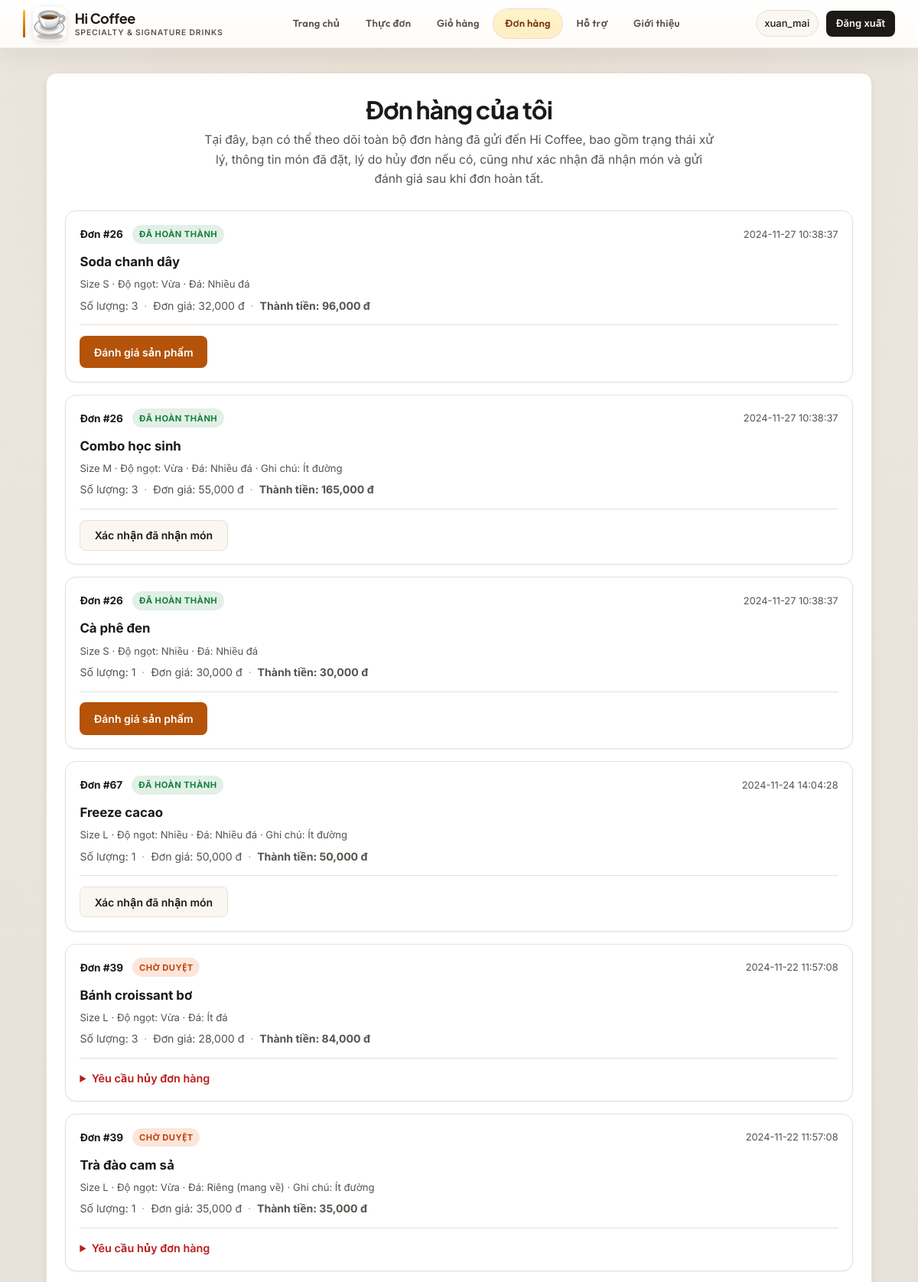
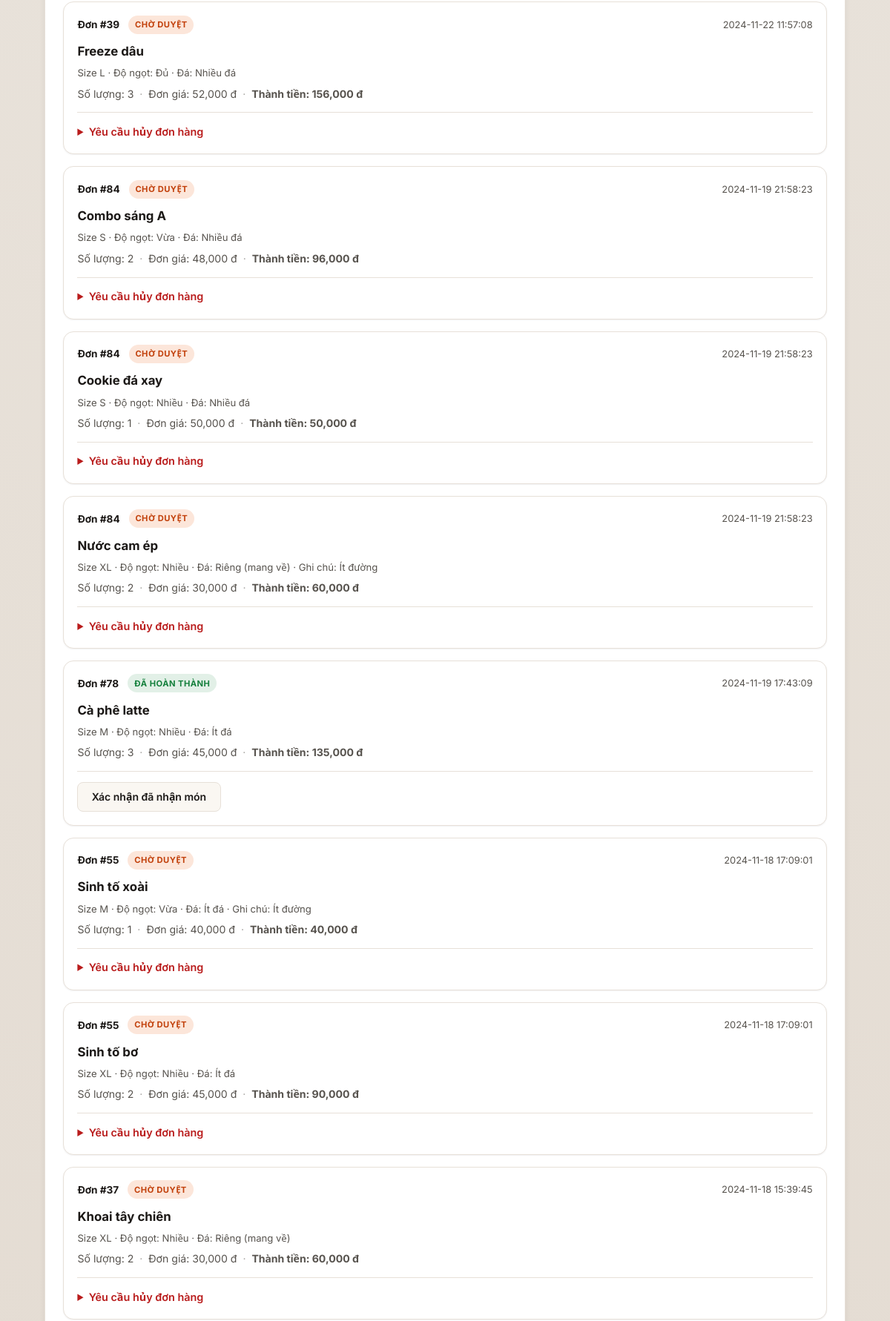
Screenshot of /shop/order.php (signed in, upper part) with the database file from the repository (2 pictures, top to bottom).
### tables this page shows
CREATE TABLE `order_items` (
  `id` int(11) NOT NULL AUTO_INCREMENT,
  `order_id` int(11) NOT NULL,
  `product_id` int(11) NOT NULL,
  `quantity` int(11) NOT NULL,
  `price` int(11) NOT NULL,
  `size` enum('S','M','L','XL') NOT NULL DEFAULT 'M',
  `sweetness` enum('vua','du','nhieu') NOT NULL DEFAULT 'vua',
  `ice_level` enum('it','nhieu','rieng') NOT NULL DEFAULT 'it',
  `item_note` varchar(500) DEFAULT NULL,
  `confirmed_received` tinyint(1) NOT NULL DEFAULT 0,
  PRIMARY KEY (`id`),
  KEY `idx_oi_order` (`order_id`),
  KEY `idx_oi_product` (`product_id`),
  CONSTRAINT `fk_order` FOREIGN KEY (`order_id`) REFERENCES `orders` (`id`) ON DELETE CASCADE,
  CONSTRAINT `order_items_ibfk_2` FOREIGN KEY (`product_id`) REFERENCES `products` (`id`)
);

CREATE TABLE `orders` (
  `id` int(11) NOT NULL AUTO_INCREMENT,
  `user_id` int(11) NOT NULL,
  `status` enum('Pending','Placed','Completed','Cancelled') NOT NULL DEFAULT 'Pending',
  `cancel_reason` text DEFAULT NULL,
  `created_at` timestamp NOT NULL DEFAULT current_timestamp(),
  `total_price` decimal(10,2) NOT NULL DEFAULT 0.00,
  PRIMARY KEY (`id`),
  KEY `idx_orders_user` (`user_id`),
  KEY `idx_orders_created` (`created_at`),
  CONSTRAINT `orders_ibfk_1` FOREIGN KEY (`user_id`) REFERENCES `users` (`id`) ON DELETE CASCADE
);

CREATE TABLE `products` (
  `id` int(11) NOT NULL AUTO_INCREMENT,
  `name` varchar(100) NOT NULL,
  `description` text NOT NULL,
  `category` varchar(80) NOT NULL DEFAULT 'Khác',
  `price` int(11) NOT NULL,
  `image` varchar(255) DEFAULT NULL,
  `created_at` timestamp NOT NULL DEFAULT current_timestamp(),
  `is_featured` tinyint(1) NOT NULL DEFAULT 0,
  PRIMARY KEY (`id`),
  KEY `idx_products_category` (`category`),
  KEY `idx_products_featured` (`is_featured`)
);

### includes/schema_helper.php (called while the page is built, shortened)
<?php
function order_items_has_option_columns(PDO $conn): bool
{
    static $cache = null;
    try {
        $conn->query('SELECT `size`, `sweetness`, `ice_level`, `item_note` FROM order_items LIMIT 1');
        $cache = true;
    } catch (PDOException $e) {
        $cache = false;
    }
    return $cache;
}
function order_items_has_confirmed_received(PDO $conn): bool
{
    static $cache = null;
    try {
        $conn->query('SELECT confirmed_received FROM order_items LIMIT 1');
        $cache = true;
    } catch (PDOException $e) {
        $cache = false;
    }
    return $cache;
}
function orders_has_cancel_reason(PDO $conn): bool
{
    static $cache = null;
    try {
        $conn->query('SELECT cancel_reason FROM orders LIMIT 1');
        $cache = true;
    } catch (PDOException $e) {
        $cache = false;
    }
    return $cache;
}
function product_reviews_table_exists(PDO $conn): bool
{
    static $cache = null;
    try {
        $conn->query('SELECT 1 FROM product_reviews LIMIT 1');
        $cache = true;
    } catch (PDOException $e) {
        $cache = false;
    }
    return $cache;
}

### includes/order_options.php (called while the page is built, shortened)
<?php
function order_sweetness_choices(): array
{
    return [
        'vua' => 'Vừa',
        'du' => 'Đủ',
        'nhieu' => 'Nhiều',
    ];
}
function order_ice_choices(): array
{
    return [
        'it' => 'Ít đá',
        'nhieu' => 'Nhiều đá',
        'rieng' => 'Riêng (mang về)',
    ];
}
function order_status_label(string $status): string
{
    return match ($status) {
        'Pending' => 'Trong giỏ',
        'Placed' => 'Chờ duyệt',
        'Completed' => 'Đã hoàn thành',
        'Cancelled' => 'Đã hủy',
        default => $status,
    };
}
function order_item_options_line(array $row): string
{
    $size = htmlspecialchars((string) ($row['size'] ?? 'M'));
    $sw = order_sweetness_choices()[(string) ($row['sweetness'] ?? 'vua')] ?? (string) ($row['sweetness'] ?? '');
    $ice = order_ice_choices()[(string) ($row['ice_level'] ?? 'it')] ?? (string) ($row['ice_level'] ?? '');
    $sw = htmlspecialchars($sw);
    $ice = htmlspecialchars($ice);
    $parts = ["Size {$size}", "Độ ngọt: {$sw}", "Đá: {$ice}"];
    $note = trim((string) ($row['item_note'] ?? ''));
    if ($note !== '') {
        $parts[] = 'Ghi chú: ' . htmlspecialchars($note);
    }
    return implode(' · ', $parts);
}

### includes/paths.php (called while the page is built, shortened)
<?php
function app_url(string $path = ''): string
{
    $path = ltrim(str_replace('\\', '/', $path), '/');
    $b = HI_BASE_URL;
    if ($path === '') {
        return $b === '' ? '/' : $b . '/';
    }
    return ($b === '' ? '' : $b . '/') . $path;
}

### shop/order.php (the view, shortened to what this page needs)
<?php
require_once dirname(__DIR__) . '/includes/init.php';
require_once dirname(__DIR__) . '/includes/order_options.php';
require_once dirname(__DIR__) . '/includes/schema_helper.php';
$user_id = (int) $_SESSION['user_id'];
$hasOpt = order_items_has_option_columns($conn);
$hasConf = order_items_has_confirmed_received($conn);
$hasCancel = orders_has_cancel_reason($conn);
$hasReviews = product_reviews_table_exists($conn);
$optSql = $hasOpt ? 'oi.size, oi.sweetness, oi.ice_level, oi.item_note,' : '';
$confSql = $hasConf ? 'oi.confirmed_received,' : '0 AS confirmed_received,';
$cancelSql = $hasCancel ? 'o.cancel_reason,' : 'NULL AS cancel_reason,';
$revSql = $hasReviews
    ? '(SELECT COUNT(*) FROM product_reviews pr WHERE pr.order_item_id = oi.id) AS review_count'
    : '0 AS review_count';
$sql = "
    SELECT o.id AS order_id, o.status, {$cancelSql}
           oi.id AS order_item_id, oi.quantity, {$confSql}
           {$optSql}
           p.id AS product_id, p.name AS product_name, oi.price AS unit_price,
           (oi.quantity * oi.price) AS line_total,
           o.created_at,
           {$revSql}
    FROM orders o
    JOIN order_items oi ON o.id = oi.order_id
    JOIN products p ON oi.product_id = p.id
    WHERE o.user_id = ? AND o.status != 'Pending'
    ORDER BY o.created_at DESC, oi.id ASC
";
$stmt = $conn->prepare($sql);
$stmt->execute([$user_id]);
$rows = $stmt->fetchAll(PDO::FETCH_ASSOC);
require dirname(__DIR__) . '/includes/header.php';
?>
<main id="main-content" class="site-main" tabindex="-1">
    <div id="main" class="content-panel content-panel--wide">
        <h1 class="page-title">Đơn hàng của tôi</h1>
        <p class="page-lead page-lead--wide">
            Tại đây, bạn có thể theo dõi toàn bộ đơn hàng đã gửi đến Hi Coffee, bao gồm trạng thái xử lý,
            thông tin món đã đặt, lý do hủy đơn nếu có, cũng như xác nhận đã nhận món và gửi đánh giá sau khi đơn hoàn tất.
        </p>
        <?php if (!empty($rows)): ?>
            <div class="order-history">
                <?php foreach ($rows as $r): ?>
                    <article class="order-history__card">
                        <header class="order-history__head">
                            <span class="order-history__id">Đơn #<?= (int) $r['order_id'] ?></span>
                            <span class="order-history__badge order-history__badge--<?= htmlspecialchars(strtolower($r['status'])) ?>">
                                <?= htmlspecialchars(order_status_label($r['status'])) ?>
                            </span>
                            <time class="order-history__time" datetime="<?= htmlspecialchars($r['created_at']) ?>">
                                <?= htmlspecialchars($r['created_at']) ?>
                            </time>
                        </header>
                        <div class="order-history__body">
                            <strong class="order-history__product"><?= htmlspecialchars($r['product_name']) ?></strong>
                            <p class="order-history__options"><?= order_item_options_line($r) ?></p>
                            <p class="order-history__qty">
                                Số lượng: <?= (int) $r['quantity'] ?>
                                <span class="site-footer__sep">·</span>
                                Đơn giá: <?= number_format((int) $r['unit_price']) ?> đ
                                <span class="site-footer__sep">·</span>
                                <strong>Thành tiền: <?= number_format((float) $r['line_total']) ?> đ</strong>
                            </p>
                        </div>
                        <footer class="order-history__actions">
                            <?php if ($r['status'] === 'Placed'): ?>
                                <details class="order-history__cancel-details">
                                    <summary>Yêu cầu hủy đơn hàng</summary>
                                </details>
                            <?php elseif ($r['status'] === 'Completed'): ?>
                                <?php if (!$hasReviews): ?>
                                    <span class="order-history__done" style="font-size:0.82rem;">
                                        Chức năng đánh giá sản phẩm hiện chưa được kích hoạt trong hệ thống.
                                    </span>
                                <?php elseif (!(int) $r['confirmed_received']): ?>
                                    <form
                                        method="post"
                                        action="<?= htmlspecialchars(app_url('shop/confirm_receive_item.php')) ?>"
                                        class="inline-form"
                                        onsubmit="return confirm('Xác nhận rằng bạn đã nhận món này?');"
                                    >
                                        <button type="submit" class="btn btn--neutral">Xác nhận đã nhận món</button>
                                    </form>
                                <?php elseif ((int) $r['review_count'] < 1): ?>
                                    <a href="<?= htmlspecialchars(app_url('shop/review_product.php?order_item_id=' . (int) $r['order_item_id'])) ?>" class="btn">
                                        Đánh giá sản phẩm
                                    </a>
                                <?php else: ?>
                                    <span class="order-history__done">Bạn đã gửi đánh giá cho món này</span>
                                <?php endif; ?>
                            <?php endif; ?>
                        </footer>
                    </article>
                <?php endforeach; ?>
            </div>
        <?php endif; ?>
    </div>
</main>
<?php require dirname(__DIR__) . '/includes/footer.php'; ?>

### css/style.css (style rules this page uses)
*, *::before, *::after { box-sizing: border-box; }
:root { --color-page: #ebe6df; --color-page-accent: #e2d9cf; --color-surface: #ffffff; --color-surface-2: #faf7f2; --color-header: #1c1410; --color-header-border: rgba(255, 255, 255, 0.07); --color-ink: #1c1917; --color-ink-muted: #57534e; --color-border: #e7e0d8; --color-accent: #b45309; --color-accent-hover: #92400e; --color-accent-muted: rgba(180, 83, 9, 0.15); --color-cafe: #431407; --color-danger: #b91c1c; --color-danger-bg: #fef2f2; --font-sans: "Inter", system-ui, -apple-system, "Segoe UI", sans-serif; --font-display: "Plus Jakarta Sans", var(--font-sans); --font-nav: "Outfit", var(--font-sans); --header-light-bg: #fffcf8; --header-light-edge: rgba(28, 25, 23, 0.08); --radius: 10px; --radius-lg: 14px; --shadow-sm: 0 1px 2px rgba(15, 23, 42, 0.06); --shadow-md: 0 4px 16px rgba(15, 23, 42, 0.08); --shadow-card: 0 2px 8px rgba(15, 23, 42, 0.06), 0 1px 2px rgba(15, 23, 42, 0.04); --focus-ring: 0 0 0 3px rgba(180, 83, 9, 0.35); }
html { scroll-behavior: smooth; }
body { margin: 0; min-height: 100vh; font-family: var(--font-sans); font-size: 1rem; line-height: 1.65; color: var(--color-ink); background-color: var(--color-page); background-image: radial-gradient(ellipse 120% 80% at 50% -20%, rgba(180, 83, 9, 0.09), transparent 55%), linear-gradient(180deg, var(--color-page) 0%, var(--color-page-accent) 100%); background-attachment: fixed; -webkit-font-smoothing: antialiased; }
.site-main { flex: 1; padding: 2rem 1.25rem 2.5rem; }
.page-title { font-family: var(--font-display); font-size: clamp(1.5rem, 3.5vw, 2rem); font-weight: 700; color: var(--color-ink); text-align: center; margin: 0 0 0.5rem; letter-spacing: -0.03em; line-height: 1.2; }
.page-lead { text-align: center; color: var(--color-ink-muted); margin: 0 0 1.75rem; max-width: 38rem; margin-left: auto; margin-right: auto; font-size: 0.975rem; }
#main, .content-panel { max-width: 1080px; margin: 0 auto; background: var(--color-surface); border-radius: var(--radius-lg); padding: 1.75rem 1.5rem; border: 1px solid var(--color-border); box-shadow: var(--shadow-card); background-image: linear-gradient(180deg, rgba(255, 252, 248, 0.65) 0%, var(--color-surface) 0.5rem); }
.btn { display: inline-flex; align-items: center; justify-content: center; gap: 0.35rem; padding: 0.6rem 1.15rem; font-family: inherit; font-size: 0.875rem; font-weight: 600; text-decoration: none; border: none; border-radius: 8px; cursor: pointer; background: var(--color-accent); color: #fff; transition: background 0.15s, transform 0.1s; }
.site-footer__sep { margin: 0 0.25rem; opacity: 0.5; }
.page-lead--wide { max-width: 42rem; }
.content-panel--wide { max-width: 720px; }
.btn--neutral { background: var(--color-surface-2); color: var(--color-ink); border: 1px solid var(--color-border); }
.order-history { display: flex; flex-direction: column; gap: 1rem; }
.order-history__card { border: 1px solid var(--color-border); border-radius: var(--radius-lg); padding: 1.1rem 1.15rem; background: var(--color-surface); box-shadow: var(--shadow-sm); }
.order-history__head { display: flex; flex-wrap: wrap; align-items: center; gap: 0.5rem 0.75rem; margin-bottom: 0.65rem; font-size: 0.85rem; }
.order-history__id { font-weight: 700; color: var(--color-ink); }
.order-history__badge { font-size: 0.7rem; font-weight: 700; text-transform: uppercase; letter-spacing: 0.04em; padding: 0.2rem 0.55rem; border-radius: 999px; }
.order-history__badge--placed { background: rgba(234, 88, 12, 0.15); color: #c2410c; }
.order-history__badge--completed { background: rgba(21, 128, 61, 0.12); color: #15803d; }
.order-history__time { margin-left: auto; color: var(--color-ink-muted); font-size: 0.8rem; }
.order-history__product { display: block; font-size: 1.05rem; margin-bottom: 0.35rem; }
.order-history__options { margin: 0 0 0.35rem; font-size: 0.82rem; color: var(--color-ink-muted); line-height: 1.5; }
.order-history__qty { margin: 0; font-size: 0.88rem; color: var(--color-ink-muted); }
.order-history__actions { margin-top: 0.85rem; padding-top: 0.85rem; border-top: 1px solid var(--color-border); display: flex; flex-wrap: wrap; gap: 0.5rem; align-items: center; }
.order-history__cancel-details summary { cursor: pointer; font-weight: 600; color: var(--color-danger); font-size: 0.9rem; }
.inline-form { display: inline; }

### rows the page displays
order_items: order "26", order.status "ĐÃ HOÀN THÀNH", order.created_at "2024-11-27 10:38:37", product.name "Soda chanh dây", r "Size S · Độ ngọt: Vừa · Đá: Nhiều đá", quantity "3", price "32,000", line_total "96,000"
order_items: order "26", order.status "ĐÃ HOÀN THÀNH", order.created_at "2024-11-27 10:38:37", product.name "Combo học sinh", r "Size M · Độ ngọt: Vừa · Đá: Nhiều đá · Ghi chú: Ít đường", quantity "3", price "55,000", line_total "165,000"
order_items: order "26", order.status "ĐÃ HOÀN THÀNH", order.created_at "2024-11-27 10:38:37", product.name "Cà phê đen", r "Size S · Độ ngọt: Nhiều · Đá: Nhiều đá", quantity "1", price "30,000", line_total "30,000"
order_items: order "67", order.status "ĐÃ HOÀN THÀNH", order.created_at "2024-11-24 14:04:28", product.name "Freeze cacao", r "Size L · Độ ngọt: Nhiều · Đá: Nhiều đá · Ghi chú: Ít đường", quantity "1", price "50,000", line_total "50,000"
order_items: order "39", order.status "CHỜ DUYỆT", order.created_at "2024-11-22 11:57:08", product.name "Bánh croissant bơ", r "Size L · Độ ngọt: Vừa · Đá: Ít đá", quantity "3", price "28,000", line_total "84,000"
order_items: order "39", order.status "CHỜ DUYỆT", order.created_at "2024-11-22 11:57:08", product.name "Trà đào cam sả", r "Size L · Độ ngọt: Vừa · Đá: Riêng (mang về) · Ghi chú: Ít đường", quantity "1", price "35,000", line_total "35,000"
order_items: order "39", order.status "CHỜ DUYỆT", order.created_at "2024-11-22 11:57:08", product.name "Freeze dâu", r "Size L · Độ ngọt: Đủ · Đá: Nhiều đá", quantity "3", price "52,000", line_total "156,000"
order_items: order "84", order.status "CHỜ DUYỆT", order.created_at "2024-11-19 21:58:23", product.name "Combo sáng A", r "Size S · Độ ngọt: Vừa · Đá: Nhiều đá", quantity "2", price "48,000", line_total "96,000"
order_items: order "84", order.status "CHỜ DUYỆT", order.created_at "2024-11-19 21:58:23", product.name "Cookie đá xay", r "Size S · Độ ngọt: Nhiều · Đá: Nhiều đá", quantity "1", price "50,000", line_total "50,000"
order_items: order "84", order.status "CHỜ DUYỆT", order.created_at "2024-11-19 21:58:23", product.name "Nước cam ép", r "Size XL · Độ ngọt: Nhiều · Đá: Riêng (mang về) · Ghi chú: Ít đường", quantity "2", price "30,000", line_total "60,000"
order_items: order "78", order.status "ĐÃ HOÀN THÀNH", order.created_at "2024-11-19 17:43:09", product.name "Cà phê latte", r "Size M · Độ ngọt: Nhiều · Đá: Ít đá", quantity "3", price "45,000", line_total "135,000"
order_items: order "55", order.status "CHỜ DUYỆT", order.created_at "2024-11-18 17:09:01", product.name "Sinh tố xoài", r "Size M · Độ ngọt: Vừa · Đá: Ít đá · Ghi chú: Ít đường", quantity "1", price "40,000", line_total "40,000"
order_items: order "55", order.status "CHỜ DUYỆT", order.created_at "2024-11-18 17:09:01", product.name "Sinh tố bơ", r "Size XL · Độ ngọt: Nhiều · Đá: Ít đá", quantity "2", price "45,000", line_total "90,000"
order_items: order "37", order.status "CHỜ DUYỆT", order.created_at "2024-11-18 15:39:45", product.name "Khoai tây chiên", r "Size XL · Độ ngọt: Nhiều · Đá: Riêng (mang về)", quantity "2", price "30,000", line_total "60,000"

### other values shown
$_SESSION['username'] "xuan_mai"
